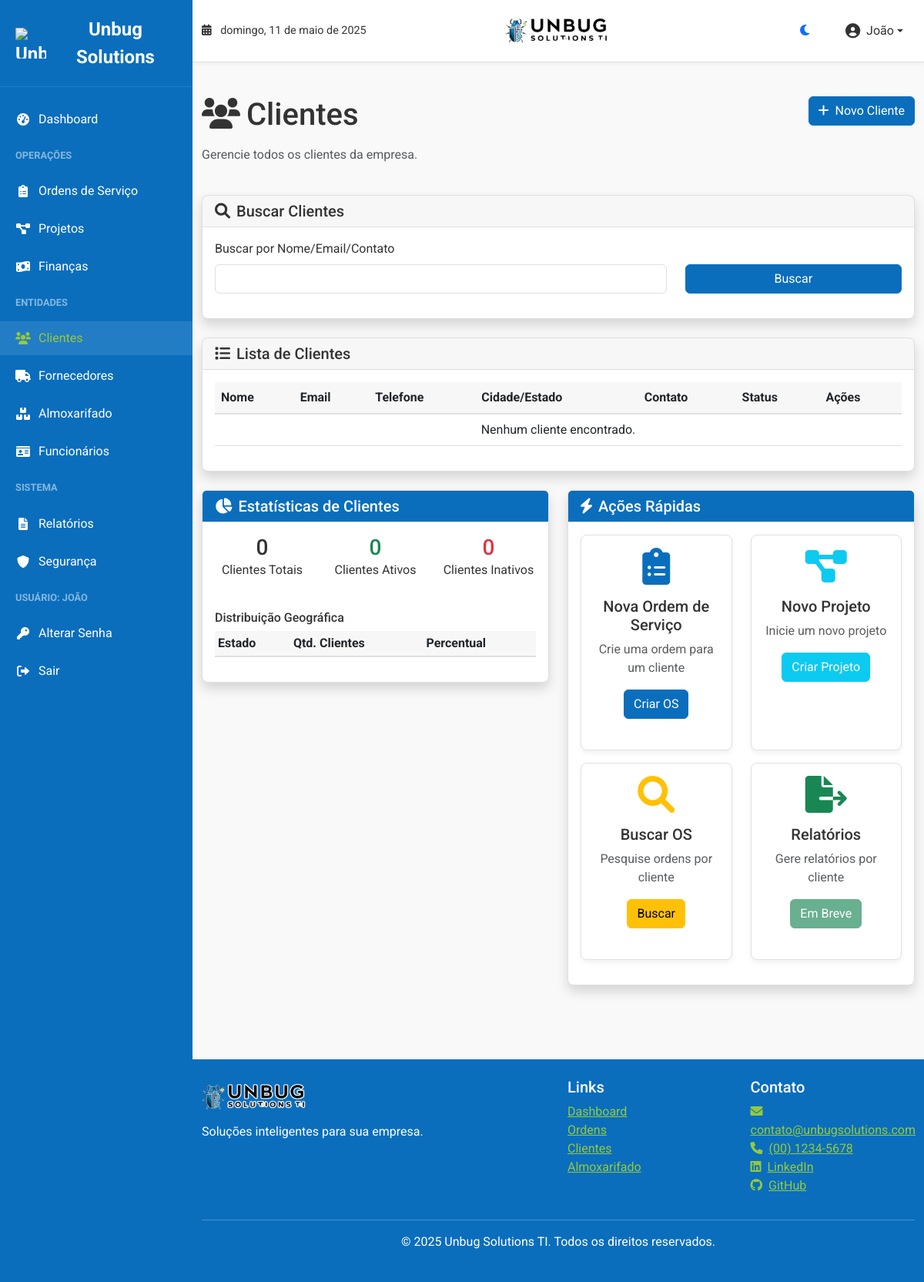
Before: /clients/ (signed in) with the older database file.
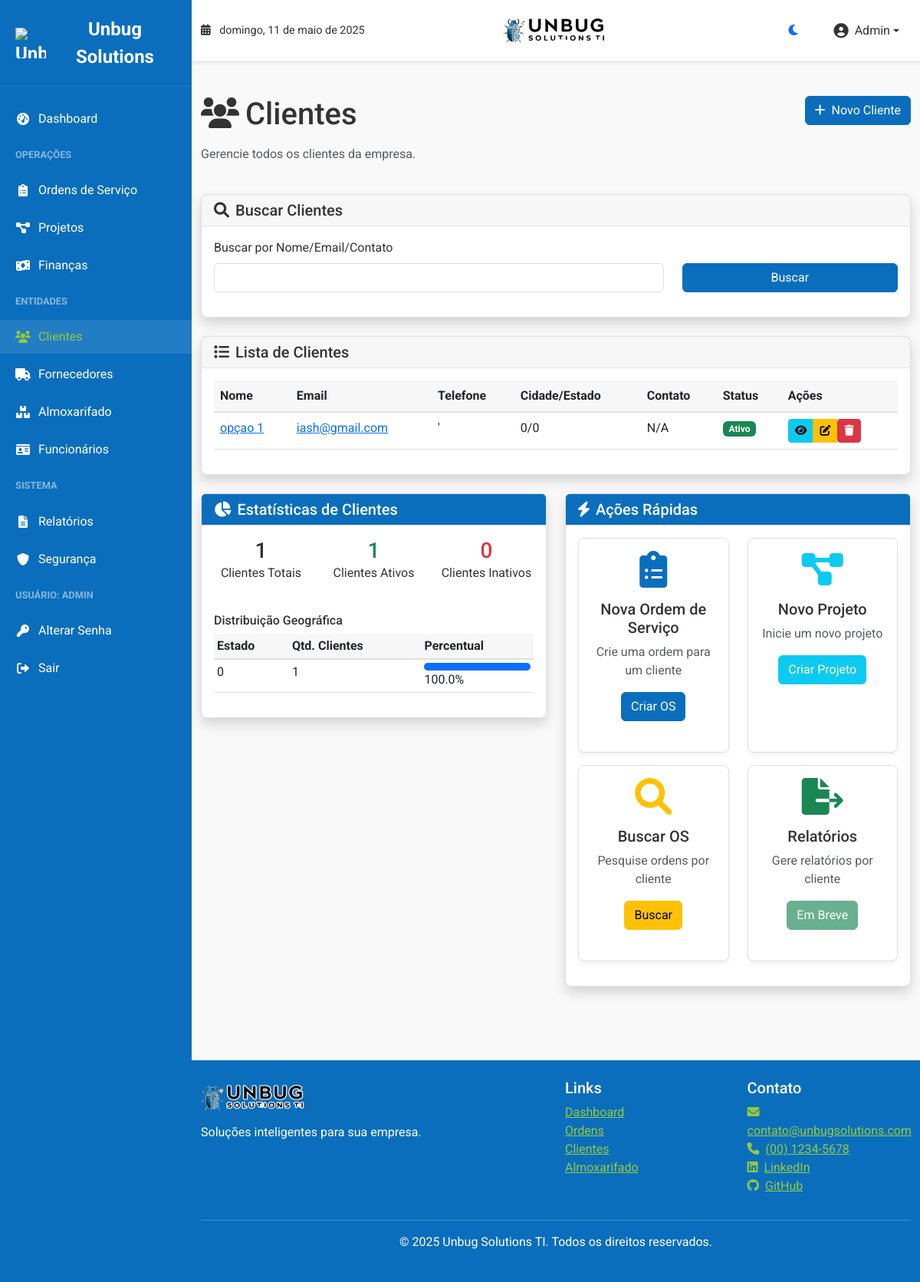
After: the same page with the newer database file.
### models.py (models this page shows, shortened)
class Employee(db.Model):
    id = db.Column(db.Integer, primary_key=True)
    first_name = db.Column(db.String(50), nullable=False)
    last_name = db.Column(db.String(50), nullable=False)
    position = db.Column(db.String(100))
    department = db.Column(db.String(100))
    phone = db.Column(db.String(20))
    hire_date = db.Column(db.Date, default=datetime.utcnow)
    active = db.Column(db.Boolean, default=True)
    created_at = db.Column(db.DateTime, default=datetime.utcnow)
    updated_at = db.Column(db.DateTime, default=datetime.utcnow, onupdate=datetime.utcnow)
    user_id = db.Column(db.Integer, ForeignKey('user.id'))
    user = relationship("User", back_populates="employee")
    service_orders = relationship("ServiceOrder", back_populates="employee")
    projects = relationship("Project", back_populates="manager")

class Client(db.Model):
    id = db.Column(db.Integer, primary_key=True)
    name = db.Column(db.String(100), nullable=False)
    email = db.Column(db.String(120))
    phone = db.Column(db.String(20))
    address = db.Column(db.String(200))
    city = db.Column(db.String(100))
    state = db.Column(db.String(50))
    zip_code = db.Column(db.String(20))
    contact_person = db.Column(db.String(100))
    active = db.Column(db.Boolean, default=True)
    created_at = db.Column(db.DateTime, default=datetime.utcnow)
    updated_at = db.Column(db.DateTime, default=datetime.utcnow, onupdate=datetime.utcnow)
    service_orders = relationship("ServiceOrder", back_populates="client")
    projects = relationship("Project", back_populates="client")
    financial_entries = relationship("FinancialEntry", back_populates="client")

### blueprints/clients.py (the view)
@clients_bp.route('/')
@login_required
def index():
    search_form = SearchForm()
    query = Client.query
    if request.args.get('query'):
        search_term = f"%{request.args.get('query')}%"
        query = query.filter(Client.name.like(search_term) |
                            Client.email.like(search_term) |
                            Client.contact_person.like(search_term))
    clients = query.order_by(Client.name).all()
    return render_template('clients/index.html',
                          clients=clients,
                          search_form=search_form)

### forms.py
class SearchForm(FlaskForm):
    query = StringField('Buscar')
    status = SelectField('Status', choices=[
        ('', 'Todos'),
        ('open', 'Aberta'),
        ('in_progress', 'Em Andamento'),
        ('completed', 'Concluída'),
        ('cancelled', 'Cancelada')
    ])
    date_from = DateField('De', validators=[Optional()])
    date_to = DateField('Até', validators=[Optional()])
    submit = SubmitField('Buscar')

### models.py (called while the page is built)
    @property
    def is_active(self):
        return self._is_active

    def is_management(self):
        return self.role == 'management' or self.role == 'admin'

    def has_security_access(self):
        return self.role == 'admin'

    def has_finance_access(self):
        return self.role in ['admin', 'management']

    def can_delete(self):
        return self.role in ['admin', 'management']

    def get_role_display(self):
        role_names = {
            'admin': 'Administrador',
            'management': 'Gerência',
            'employee': 'Funcionário'
        }
        return role_names.get(self.role, self.role)

### templates/clients/index.html (shortened to what the changed rows need)
{% extends 'base.html' %}
{% block content %}
<div class="row mb-4">
    <div class="col-md-8">
        <h1 class="mb-3"><i class="fas fa-users me-2"></i>Clientes</h1>
    </div>
</div>
<div class="card shadow">
    <div class="card-body">
        <div class="table-responsive">
            <table class="table table-hover">
                <thead>
                    <tr>
                        <th>Nome</th>
                        <th>Email</th>
                        <th>Telefone</th>
                        <th>Cidade/Estado</th>
                        <th>Contato</th>
                        <th>Status</th>
                        <th>Ações</th>
                    </tr>
                </thead>
                <tbody>
                    {% if clients %}
                        {% for client in clients %}
                        <tr>
                            <td>
                                <a href="{{ url_for('clients.view_client', client_id=client.id) }}">
                                    {{ client.name }}
                                </a>
                            </td>
                            <td>
                                <a href="mailto:{{ client.email }}">{{ client.email }}</a>
                            </td>
                            <td>{{ client.phone }}</td>
                            <td>{{ client.city }}/{{ client.state }}</td>
                            <td>{{ client.contact_person or "N/A" }}</td>
                            <td>
                                {% if client.active %}
                                    <span class="badge bg-success">Ativo</span>
                                {% else %}
                                    <span class="badge bg-danger">Inativo</span>
                                {% endif %}
                            </td>
                            <td>
                                <div class="btn-group">
                                    <a href="{{ url_for('clients.view_client', client_id=client.id) }}" class="btn btn-sm btn-info" title="Visualizar">
                                        <i class="fas fa-eye"></i>
                                    </a>
                                    <a href="{{ url_for('clients.edit_client', client_id=client.id) }}" class="btn btn-sm btn-warning" title="Editar">
                                        <i class="fas fa-edit"></i>
                                    </a>
                                    {% if current_user.can_delete() %}
                                    <form action="{{ url_for('clients.delete_client', client_id=client.id) }}" method="post" class="d-inline" onsubmit="return confirm('Tem certeza que deseja excluir este cliente?');">
                                        <button type="submit" class="btn btn-sm btn-danger" title="Excluir">
                                            <i class="fas fa-trash"></i>
                                        </button>
                                    </form>
                                    {% endif %}
                                </div>
                            </td>
                        </tr>
                        {% endfor %}
                    {% else %}
                        <tr>
                            <td colspan="7" class="text-center">Nenhum cliente encontrado.</td>
                        </tr>
                    {% endif %}
                </tbody>
            </table>
        </div>
    </div>
</div>
<div class="row mt-4">
    <div class="col-md-6">
        <div class="card shadow">
            <div class="card-body">
                <div class="row text-center">
                    <div class="col-4">
                        <div class="h3 mb-0">{{ clients|length }}</div>
                        <p>Clientes Totais</p>
                    </div>
                    <div class="col-4">
                        {% set active_clients = namespace(count=0) %}
                        {% for client in clients %}
                            {% if client.active %}
                                {% set active_clients.count = active_clients.count + 1 %}
                            {% endif %}
                        {% endfor %}
                        <div class="h3 mb-0 text-success">{{ active_clients.count }}</div>
                        <p>Clientes Ativos</p>
                    </div>
                </div>
                <div class="mt-4">
                    {% set states = {} %}
                    {% for client in clients %}
                        {% if client.state in states %}
                            {% set _ = states.update({client.state: states[client.state] + 1}) %}
                        {% else %}
                            {% set _ = states.update({client.state: 1}) %}
                        {% endif %}
                    {% endfor %}
                    <div class="table-responsive">
                        <table class="table table-sm">
                            <thead>
                                <tr>
                                    <th>Estado</th>
                                    <th>Qtd. Clientes</th>
                                    <th>Percentual</th>
                                </tr>
                            </thead>
                            <tbody>
                                {% for state, count in states.items() %}
                                <tr>
                                    <td>{{ state }}</td>
                                    <td>{{ count }}</td>
                                    <td>
                                        <div class="progress" style="height: 10px;">
                                            <div class="progress-bar" role="progressbar" style="width: {{ (count / clients|length) * 100 }}%"></div>
                                        </div>
                                        {{ ((count / clients|length) * 100)|round(1) }}%
                                    </td>
                                </tr>
                                {% endfor %}
                            </tbody>
                        </table>
                    </div>
                </div>
            </div>
        </div>
    </div>
</div>
{% endblock %}

### templates/base.html (shortened to what the changed rows need)
<!DOCTYPE html>
<html lang="pt-br">
<head>
    <link href="https://cdn.jsdelivr.net/npm/bootstrap@5.3.0-alpha1/dist/css/bootstrap.min.css" rel="stylesheet">
    <link rel="stylesheet" href="https://cdnjs.cloudflare.com/ajax/libs/font-awesome/6.0.0/css/all.min.css">
    <link rel="stylesheet" href="{{ url_for('static', filename='css/style.css') }}">
</head>
<body class="light-theme">
    {% if current_user.is_authenticated %}
    <div id="sidebar" class="sidebar">
        <div class="sidebar-header">
            <div class="sidebar-brand">
                <img src="{{ url_for('static', filename='img/unbug_symbol.png') }}" alt="Unbug Solutions TI Logo" class="logo-icon">
                <span>Unbug Solutions</span>
            </div>
        </div>
        <ul class="sidebar-nav">
            <li class="nav-item">
                <a href="{{ url_for('dashboard.index') }}" class="{% if request.path.startswith('/dashboard') %}active{% endif %}">
                    <i class="fas fa-tachometer-alt"></i> Dashboard
                </a>
            </li>
            <li class="nav-item-header">Operações</li>
            <li class="nav-item">
                <a href="{{ url_for('orders.index') }}" class="{% if request.path == url_for('orders.index') %}active{% endif %}">
                    <i class="fas fa-clipboard-list"></i> Ordens de Serviço
                </a>
            </li>
            <li class="nav-item">
                <a href="{{ url_for('orders.projects') }}" class="{% if request.path == url_for('orders.projects') %}active{% endif %}">
                    <i class="fas fa-project-diagram"></i> Projetos
                </a>
            </li>
            {% if current_user.has_finance_access() %}
            <li class="nav-item">
                <a href="{{ url_for('finance.index') }}" class="{% if request.path.startswith('/finance') %}active{% endif %}">
                    <i class="fas fa-money-bill-wave"></i> Finanças
                </a>
            </li>
            {% endif %}
            <li class="nav-item-header">Entidades</li>
            <li class="nav-item">
                <a href="{{ url_for('clients.index') }}" class="{% if request.path.startswith('/clients') %}active{% endif %}">
                    <i class="fas fa-users"></i> Clientes
                </a>
            </li>
            <li class="nav-item">
                <a href="{{ url_for('clients.suppliers') }}" class="{% if request.path == url_for('clients.suppliers') %}active{% endif %}">
                    <i class="fas fa-truck"></i> Fornecedores
                </a>
            </li>
            <li class="nav-item">
                <a href="{{ url_for('stock.index') }}" class="{% if request.path.startswith('/stock') %}active{% endif %}">
                    <i class="fas fa-boxes"></i> Almoxarifado
                </a>
            </li>
            <li class="nav-item">
                <a href="{{ url_for('employees.index') }}" class="{% if request.path.startswith('/employees') %}active{% endif %}">
                    <i class="fas fa-id-card"></i> Funcionários
                </a>
            </li>
            {% if current_user.has_security_access() %}
            <li class="nav-item-header">Sistema</li>
            {% if current_user.is_management() %}
            <li class="nav-item">
                <a href="{{ url_for('reports.index') }}" class="{% if request.path.startswith('/reports') %}active{% endif %}">
                    <i class="fas fa-file-alt"></i> Relatórios
                </a>
            </li>
            {% endif %}
            <li class="nav-item">
                <a href="{{ url_for('security.index') }}" class="{% if request.path.startswith('/security') %}active{% endif %}">
                    <i class="fas fa-shield-alt"></i> Segurança
                </a>
            </li>
            {% endif %}
            <li class="nav-item-header">Usuário: {{ current_user.employee.first_name if current_user.employee else current_user.username }}</li>
            <li class="nav-item">
                <a href="{{ url_for('auth.change_password') }}">
                    <i class="fas fa-key"></i> Alterar Senha
                </a>
            </li>
            <li class="nav-item">
                <a href="{{ url_for('auth.logout') }}">
                    <i class="fas fa-sign-out-alt"></i> Sair
                </a>
            </li>
        </ul>
    </div>
    {% endif %}
    <div class="main-content">
        <header class="app-header">
            <div class="container-fluid">
                <div class="row align-items-center">
                    <div class="col-md-4">
                        <div class="header-user-menu d-flex justify-content-end align-items-center">
                            <div class="dropdown">
                                <button class="header-user-button dropdown-toggle" type="button" id="userMenuDropdown" data-bs-toggle="dropdown" aria-expanded="false">
                                    <i class="fas fa-user-circle me-2"></i>
                                    <span class="d-none d-sm-inline">{{ current_user.employee.first_name if current_user.employee else current_user.username }}</span>
                                </button>
                            </div>
                        </div>
                    </div>
                </div>
            </div>
        </header>
        <main class="container py-4">
            {% block content %}{% endblock %}
        </main>
    </div>
</body>
</html>

Changed rows visible on the page:
changed Employee: employee "JOÃO" → "ADMIN"; employee "João" → "Admin"
added Client: name "opçao 1", email "iash@gmail.com", phone "'", city "0", state "0", contact_person "N/A", active "Ativo"
Other visible differences:
{{ clients|length }}: "0" → "1"
{{ active_clients.count }}: "0" → "1"
new list line: "0 1 100.0 %"
text no longer shown: "Nenhum cliente encontrado."
